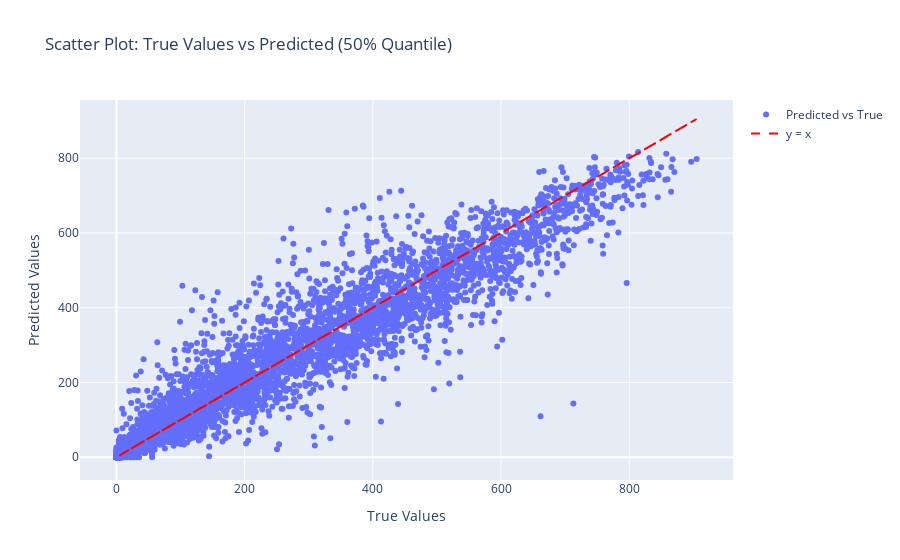

Source (notebook cell):
### Code cell
mae = np.mean(np.abs(y_true - y_pred))
print(f"Mean Absolute Error (MAE): {mae:.4f}")

# Create scatter plot (y_true vs y_pred)
fig = go.Figure()

# Add scatter plot for true vs predicted values
fig.add_trace(go.Scatter(x=y_true, 
                         y=y_pred, 
                         mode='markers', 
                         name='Predicted vs True'))

# Add a line y = x for reference (perfect prediction line)
fig.add_trace(go.Scatter(x=y_true, 
                         y=y_true, 
                         mode='lines', 
                         name='y = x', 
                         line=dict(color='red', dash='dash')))

# Update layout
fig.update_layout(title='Scatter Plot: True Values vs Predicted (50% Quantile)',
                  xaxis_title='True Values',
                  yaxis_title='Predicted Values',
                  template='plotly')

# Show the plot
fig.show()

### Figure 1 — Plotly figure (JSON) as saved in the notebook; plotly's stock layout.template omitted (floating-point values rounded to 4 significant figures; data arrays with more than 128 entries replaced by an {"elided": "..."} marker saying what was removed)
{"data": [{"mode": "markers", "name": "Predicted vs True", "type": "scatter", "x": {"elided": "10187 float values"}, "y": {"elided": "10187 float values"}}, {"line": {"color": "red", "dash": "dash"}, "mode": "lines", "name": "y = x", "type": "scatter", "x": {"elided": "10187 float values"}, "y": {"elided": "10187 float values"}}], "layout": {"title": {"text": "Scatter Plot: True Values vs Predicted (50% Quantile)"}, "xaxis": {"title": {"text": "True Values"}}, "yaxis": {"title": {"text": "Predicted Values"}}}}
